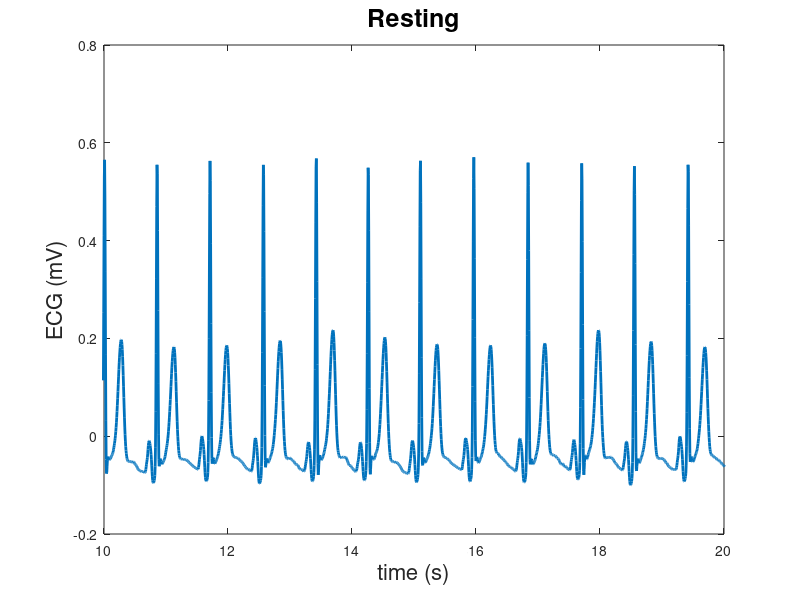
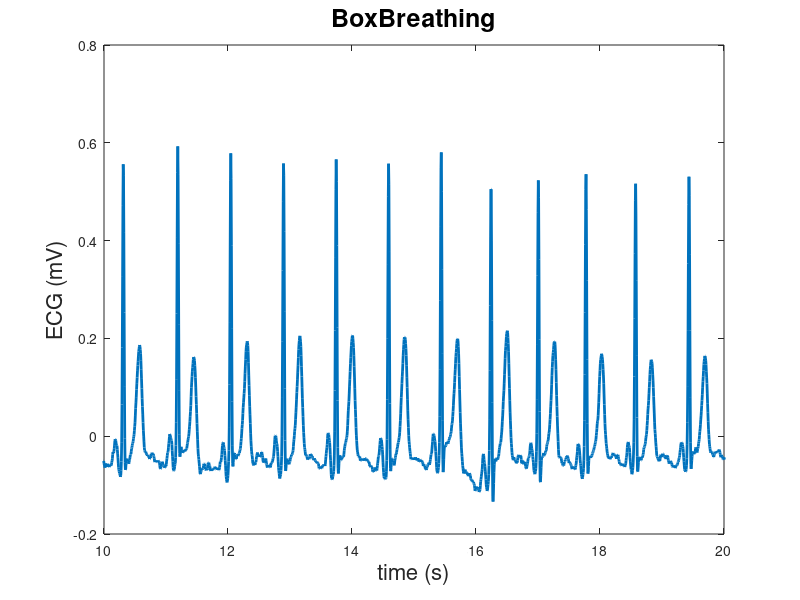
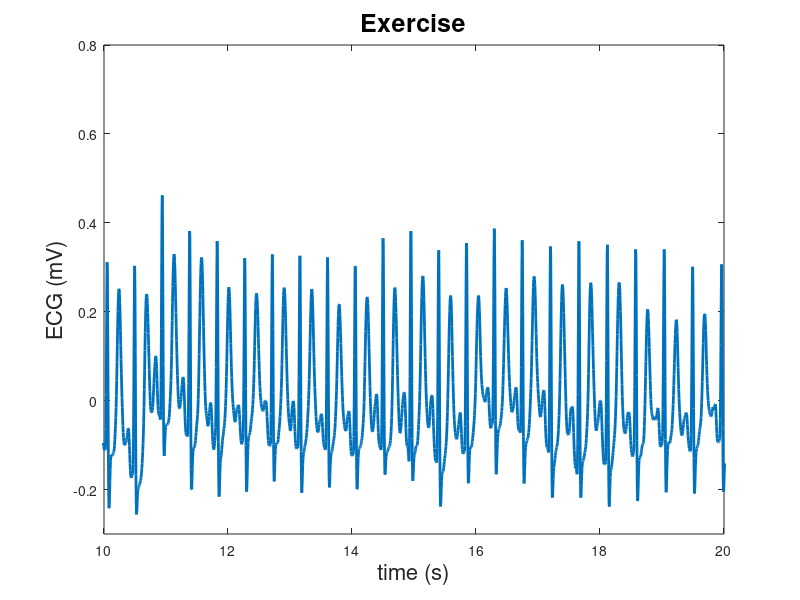
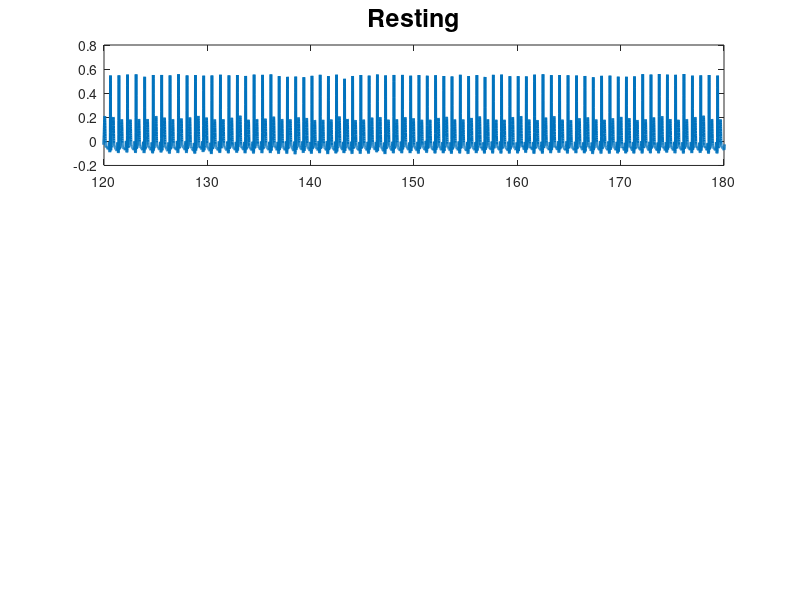

These figures' MATLAB source, in order: (Note: this script raises an error after producing the figures.)
clc; clear; close all
%% Step 1 Load our data
RestingData = load("Resting.mat");
RestingData = RestingData.b1;
ExerciseData = load("Exercise.mat");
ExerciseData = ExerciseData.b1;
BoxBreathingData = load("BoxBreathing.mat");
BoxBreathingData = BoxBreathingData.b1;
%% Step 2: Plot our Signals
% 4) Plot 10s of Resting ECG signals
figure;
plot(RestingData(:, 1), RestingData(:, 2), 'LineWidth', 2);
xlabel('time (s)', 'FontSize', 16);
ylabel('ECG (mV)', 'FontSize', 16);
xlim([10, 20]);
ylim([-0.2, 0.8]);
title('Resting', 'FontSize', 18);
saveas(gcf, 'Resting_ECG_Plot.png'); % Save as PNG

%Plot 10s of BoxBreathing ECG signals
figure;
plot(BoxBreathingData(:, 1), BoxBreathingData(:, 2), 'LineWidth', 2);
xlabel('time (s)', 'FontSize', 16);
ylabel('ECG (mV)', 'FontSize', 16);
xlim([10, 20]);
ylim([-0.2, 0.8]);
title('BoxBreathing', 'FontSize', 18);
saveas(gcf, 'BoxBreathing_ECG_Plot.png'); 
%Plot 10s of Exercise ECG signals
figure;
plot(ExerciseData(:, 1), ExerciseData(:, 2), 'LineWidth', 2);
xlabel('time (s)', 'FontSize', 16);
ylabel('ECG (mV)', 'FontSize', 16);
xlim([10, 20]);
ylim([-0.3, 0.8]);
title('Exercise', 'FontSize', 18);
saveas(gcf, 'Exercise_ECG_Plot.png'); % Save as PNG

%3x1 Subplot for all 3 datas
figure;
% Plot Resting
subplot(3, 1, 1);
plot(RestingData(:, 1), RestingData(:, 2), 'LineWidth', 2);
xlim([120, 180]);
ylim([-0.2, 0.8]);
title('Resting', 'FontSize', 18);
saveas(gcf, 'Resting_ECG_Plot_120_180s.png')
% Plot Exercise
subplot(3, 1, 2);
plot(ExerciseData(:, 1), ExerciseData(:, 2), 'LineWidth', 2);
xlim([120, 180]);
ylim([-0.3, 0.8]);
title('Exercise', 'FontSize', 18);
saveas(gcf, 'Exercise_ECG_Plot_120_180s.png');
% Plot BoxBreathing
subplot(3, 1, 3);
plot(BoxBreathingData(:, 1), BoxBreathingData(:, 2), 'LineWidth', 2);
xlim([120, 180]);
ylim([-0.2, 0.8]);
title('Box Breathing', 'FontSize', 18);
saveas(gcf, 'BoxBreathing_ECG_Plot_120_180s.png');

%% Step 4: Use findpeaks() to plot the peaks, using default settings
% Resting Original ECG plot
figure;
subplot(2, 1, 1);
plot(RestingData(:, 1), RestingData(:, 2), 'LineWidth', 2);
xlim([120, 130]);
ylim([-0.2, 0.8]);
title('Resting', 'FontSize', 18);
saveas(gcf, 'Exercise_ECG_Plot_120_130s.png');
% Resting ECG with Peaks plot
subplot(2, 1, 2);
[peaksResting, locsResting] = findpeaks(RestingData(:, 2), RestingData(:, 1));
plot(RestingData(:, 1), RestingData(:, 2), 'LineWidth', 2);
hold on;
plot(locsResting, peaksResting, 'v','MarkerFaceColor', 'b', 'LineStyle', 'none');
hold off;
xlim([120, 130]);
ylim([-0.2, 0.8]);
title('Resting with Peaks', 'FontSize', 18);
grid on;
saveas(gcf, 'Resting_ECG_with_Peaks_120_130s.png');
% Exercise Original ECG plot
figure;
subplot(2, 1, 1);
plot(ExerciseData(:, 1), ExerciseData(:, 2), 'LineWidth', 2);
xlim([120, 130]);
ylim([-0.3, 0.8]);
title('Exercise', 'FontSize', 18);
saveas(gcf, 'Exercise_ECG_Plot_120_130s.png');
% ECG with Peaks plot
subplot(2, 1, 2);
[peaksExercise, locsExercise] = findpeaks(ExerciseData(:, 2), ExerciseData(:, 1));
plot(ExerciseData(:, 1), ExerciseData(:, 2), 'LineWidth', 2);
hold on;
plot(locsExercise, peaksExercise, 'v', 'MarkerFaceColor', 'b','LineStyle', 'none');
hold off;
xlim([120, 130]);
ylim([-0.3, 0.8]);
title('Exercise with Peaks', 'FontSize', 18);
grid on;
saveas(gcf, 'Exercise_ECG_with_Peaks_120_130s.png');
%% Step 5: Redo Step 4 with the appropriate settings of findpeaks
% RLocs is the time (or x-value) of the peaks, not index
% MinPeakHeight for resting and exercise

% Resting
figure;
subplot(2, 1, 1);
plot(RestingData(:, 1), RestingData(:, 2), 'LineWidth', 2);
xlim([120, 130]);
ylim([-0.2, 0.8]);
title('Resting', 'FontSize', 18);
saveas(gcf, 'Exercise_ECG_Plot_120_130s.png');
% Resting with R-Peaks
minPeakHeightResting = 0.4;
[restingRPeaks, restingRLocs] = findpeaks(RestingData(:, 2), RestingData(:, 1), 'MinPeakHeight', minPeakHeightResting);
subplot(2, 1, 2);
plot(RestingData(:, 1), RestingData(:, 2), 'LineWidth', 2);
hold on;
plot(restingRLocs, restingRPeaks, 'v', 'MarkerFaceColor', 'b', 'LineStyle', 'none');
hold off;
xlim([120, 130]);
ylim([-0.2, 0.8]);
title('Resting with R-Peaks', 'FontSize', 18);
grid on;
saveas(gcf, 'Resting_with_R_Peaks.png');

% Exercise
figure;
subplot(2, 1, 1);
plot(ExerciseData(:, 1), ExerciseData(:, 2), 'LineWidth', 2);
xlim([121, 131]);
ylim([-0.3, 0.8]);
title('Exercise', 'FontSize', 18);
saveas(gcf, 'Exercise_ECG_Plot_120_130s.png');
% Exercise with R-Peaks
minPeakHeightExercise = 0.4;
[exerciseRPeaks, exerciseRLocs] = findpeaks(ExerciseData(:, 2), ExerciseData(:, 1), 'MinPeakHeight', minPeakHeightExercise);
subplot(2, 1, 2);
plot(ExerciseData(:, 1), ExerciseData(:, 2), 'LineWidth', 2);
hold on;
plot(exerciseRLocs, exerciseRPeaks, 'v', 'MarkerFaceColor', 'b', 'LineStyle', 'none');
hold off;
xlim([121, 131]);
ylim([-0.3, 0.8]);
title('Exercise with R-Peaks', 'FontSize', 18);
grid on;
saveas(gcf, 'Exercise_with_R_Peaks.png');

% BoxBreathing
figure;
subplot(2, 1, 1);
plot(BoxBreathingData(:, 1), BoxBreathingData(:, 2), 'LineWidth', 2);
xlim([120, 130]);
ylim([-0.2, 0.8]);
title('Box Breathing', 'FontSize', 18);
saveas(gcf, 'BoxBreathing_ECG_Plot_120_130s.png');
% BoxBreathing with R-Peaks
minPeakHeightBoxBreathing = 0.4;
[boxBreathingRPeaks, boxBreathingRLocs] = findpeaks(BoxBreathingData(:, 2), BoxBreathingData(:, 1), 'MinPeakHeight', minPeakHeightBoxBreathing);
subplot(2, 1, 2);
plot(BoxBreathingData(:, 1), BoxBreathingData(:, 2), 'LineWidth', 2);
hold on;
plot(boxBreathingRLocs, boxBreathingRPeaks, 'v', 'MarkerFaceColor', 'b', 'LineStyle', 'none');
hold off;
xlim([122, 130]);
ylim([-0.25, 0.8]);
title('Box Breathing with R-Peaks', 'FontSize', 18);
grid on;
saveas(gcf, 'BoxBreathing_with_R_Peaks.png');

%% Step 6: A more advanced view
%Plot heartbeat center about the trigger(R-peaks) for each condition
samplesBefore = 100; 
samplesAfter = 100;  
numSamples = samplesBefore + samplesAfter + 1;
% Exercise heartbeat = Red 
exerciseHeartbeats = zeros(length(exerciseRLocs), numSamples);
figure;
hold on;
for i = 1:length(exerciseRLocs)
   peakIndex = find(ExerciseData(:, 1) == exerciseRLocs(i), 1, 'first');
   startIndex = max(1, peakIndex - samplesBefore);
   endIndex = min(size(ExerciseData, 1), peakIndex + samplesAfter);
   segment = ExerciseData(startIndex:endIndex, 2);
   paddingBefore = max(0, samplesBefore - (peakIndex - startIndex));
   paddingAfter = max(0, (peakIndex + samplesAfter) - endIndex);
   heartbeatSegment = [nan(paddingBefore, 1); segment; nan(paddingAfter, 1)];
   exerciseHeartbeats(i, :) = heartbeatSegment;
   plot(0:200, heartbeatSegment, 'Color', [1 0 0 0.5]); 
end
title('Exercise Heartbeats Centered on R-Peaks');
xlabel('count');
ylabel('mV');
xlim([0 200]); 
ylim([-0.3 0.7]); 
hold off;
saveas(gcf, 'Exercise_Heartbeats_Centered_Count.png');
% Resting Heartbeat = Blue
restingHeartbeats = zeros(length(restingRLocs), numSamples);
figure;
hold on;
for i = 1:length(restingRLocs)
   peakIndex = find(RestingData(:, 1) == restingRLocs(i), 1, 'first');
   startIndex = max(1, peakIndex - samplesBefore);
   endIndex = min(size(RestingData, 1), peakIndex + samplesAfter);
   segment = RestingData(startIndex:endIndex, 2);
   paddingBefore = max(0, samplesBefore - (peakIndex - startIndex));
   paddingAfter = max(0, (peakIndex + samplesAfter) - endIndex);
   heartbeatSegment = [nan(paddingBefore, 1); segment; nan(paddingAfter, 1)];
   restingHeartbeats(i, :) = heartbeatSegment;
   plot(0:200, heartbeatSegment, 'Color', [0 0 1 0.5]);
end
title('Resting Heartbeats Centered on R-Peaks');
xlabel('count');
ylabel('mV');
xlim([0 200]);
ylim([-0.15 0.6]); 
hold off;
saveas(gcf, 'Resting_Heartbeats_Centered_Count.png');
% BoxBreathing heartbeat = Green
boxBreathingHeartbeats = zeros(length(boxBreathingRLocs), numSamples);
figure;
hold on;
for i = 1:length(boxBreathingRLocs)
   peakIndex = find(BoxBreathingData(:, 1) == boxBreathingRLocs(i), 1, 'first');
   startIndex = max(1, peakIndex - samplesBefore);
   endIndex = min(size(BoxBreathingData, 1), peakIndex + samplesAfter);
   segment = BoxBreathingData(startIndex:endIndex, 2);
   paddingBefore = max(0, samplesBefore - (peakIndex - startIndex));
   paddingAfter = max(0, (peakIndex + samplesAfter) - endIndex);
   heartbeatSegment = [nan(paddingBefore, 1); segment; nan(paddingAfter, 1)];
   boxBreathingHeartbeats(i, :) = heartbeatSegment;
   plot(0:200, heartbeatSegment, 'Color', [0 1 0 0.5]); 
end
title('BoxBreathing Heartbeats Centered on R-Peaks');
xlabel('count');
ylabel('mV');
xlim([0 200]); 
ylim([-0.15 0.6]); 
hold off;
saveas(gcf, 'BoxBreathing_Heartbeats_Centered_Count.png');


%% Step 7: Plot a histogram using histogram and boxplot using boxchart
%Histogram of resting vs exercise frequency in bpm (subject’s heart rate)
timeWindowStart = 150;
timeWindowEnd = 250;  
restingRPeaksInWindow =  restingRLocs(restingRLocs >= timeWindowStart & restingRLocs <= timeWindowEnd);
exerciseRPeaksInWindow = exerciseRLocs(exerciseRLocs >= timeWindowStart & exerciseRLocs <= timeWindowEnd);
%  Way 1: Compute resting intervals numerically
restingIntervals = zeros(length(restingRPeaksInWindow) - 1, 1);
for i = 1:length(restingRPeaksInWindow) - 1
   restingIntervals(i) = restingRPeaksInWindow(i + 1) - restingRPeaksInWindow(i);
end
% Way 2: Compute exercise interval using diff
exerciseIntervals = diff(exerciseRPeaksInWindow);
% Compute bpm, or frequency of heart rate
restingHeartRate = 60 ./ restingIntervals;
exerciseHeartRate = 60 ./ exerciseIntervals;
% Using histogram plot a histogram of this frequency for all the events in the limited
figure;
histogram(restingHeartRate, 'BinWidth',0.5, 'Normalization','probability');
hold on
histogram(exerciseHeartRate, 'BinWidth',0.5, 'Normalization','probability');
hold off;
xlabel('Rate (bpm)');
ylabel('Probability');
title(['Histogram of Heart Rate     ','Time range: ', num2str(timeWindowStart),'-',num2str(timeWindowEnd)]);
legend({'Resting', 'Exercise'}, "Location","northwest");
saveas(gcf, 'HeartRate_Histogram_Exercise_vs_Resting.png');
% box chart
% Boxchart of heart rates Resting vs Exercise
combinedHeartRates = [restingHeartRate; exerciseHeartRate];
group = [repmat({'Resting'}, length(restingHeartRate), 1);
        repmat({'Exercise'}, length(exerciseHeartRate), 1)];
group = categorical(group);
figure
boxchart(group, combinedHeartRates);
xlabel('Dataset');
ylabel('Rate (bpm)');
title('Boxchart of Heart Rates: Resting vs Exercise');
saveas(gcf, 'Boxplot Heart_Rate_Comparison_Resting_vs_Exercise.png');



%% Step 8: Compute the derivative of different phases of the signal
%Compute the derivative and speed of Resting R & T pulses
% Define minimum and maximum peak heights for T peaks (since R peaks are pre-defined)
minPeakHeightRestingT = 0.15;
maxPeakHeightRestingT = 0.4; 
[allTPeaks, allTLocs] = findpeaks(RestingData(:, 2), RestingData(:, 1));
validTIndices = (allTPeaks > minPeakHeightRestingT) & (allTPeaks < maxPeakHeightRestingT);
restingTPeaks = allTPeaks(validTIndices);
restingTLocs = allTLocs(validTIndices);
% 10 samples before and after each R and T pulse
samplesAroundPulse = 10;
rSpeeds = zeros(1, length(restingRLocs)); 
tSpeeds = zeros(1, length(restingTLocs)); 
% Loop through each R pulse to compute the speed
for i = 1:length(restingRLocs)
   rIndex = find(RestingData(:, 1) == restingRLocs(i), 1);
   if rIndex > samplesAroundPulse && rIndex + samplesAroundPulse <= size(RestingData, 1)
       segment = RestingData(rIndex - samplesAroundPulse:rIndex + samplesAroundPulse, 2);
       voltageChange = max(segment) - min(segment);
       timeInterval = RestingData(rIndex + samplesAroundPulse, 1) - RestingData(rIndex - samplesAroundPulse, 1);
       speed = voltageChange / timeInterval;  % in mV/s
       rSpeeds(i) = abs(speed);
   end
end
% Loop through each T pulse to compute the speed
for i = 1:length(restingTLocs)
   tIndex = find(RestingData(:, 1) == restingTLocs(i), 1);
   if tIndex > samplesAroundPulse && tIndex + samplesAroundPulse <= size(RestingData, 1)
       segment = RestingData(tIndex - samplesAroundPulse:tIndex + samplesAroundPulse, 2);
       voltageChange = max(segment) - min(segment);
       timeInterval = RestingData(tIndex + samplesAroundPulse, 1) - RestingData(tIndex - samplesAroundPulse, 1);
       speed = voltageChange / timeInterval;  % in mV/s
       tSpeeds(i) = abs(speed);
   end
end
combinedSpeeds = [rSpeeds, tSpeeds];
% Plot histogram of speeds
figure;
histogram(rSpeeds, 'BinWidth', 0.03, 'Normalization', 'probability', 'FaceColor', 'b', 'DisplayName', 'R');
hold on;
histogram(tSpeeds, 'BinWidth', 0.03, 'Normalization', 'probability', 'FaceColor', 'r', 'DisplayName', 'T');
hold off;
xlabel('Speed (mV/s)', 'FontSize', 12);
ylabel('Probability', 'FontSize', 12);
title('Rate of change of voltage for different phases', 'FontSize', 14);
legend('show', 'Location', 'best');
saveas(gcf, 'R_and_T_Speeds_Histogram_with_Segments.png');



%% Step 9: Run a two-sided t-test using ttest2
clc
%Run a t-test on the heart rate frequency data during rest and exercise and compute the output of the test 
%From our above plots, it should be pretty clear that our heart rate during rest and exercise seem pretty different, and there should be strong evidence to suggest that they are different
x = restingHeartRate;
y = exerciseHeartRate;
result_RestvExercise = ttest2(x,y);
disp(result_RestvExercise)
if result_RestvExercise == 1
   disp('The null hypothesis is resting heart rate is there is no difference from exercise heart rate. We reject the null hypothesis.')
elseif result_RestvExercise == 0
   disp('The null hypothesis is resting heart rate is there is no difference from exercise heart rate. We cannot reject the null hypothesis.')
end   

